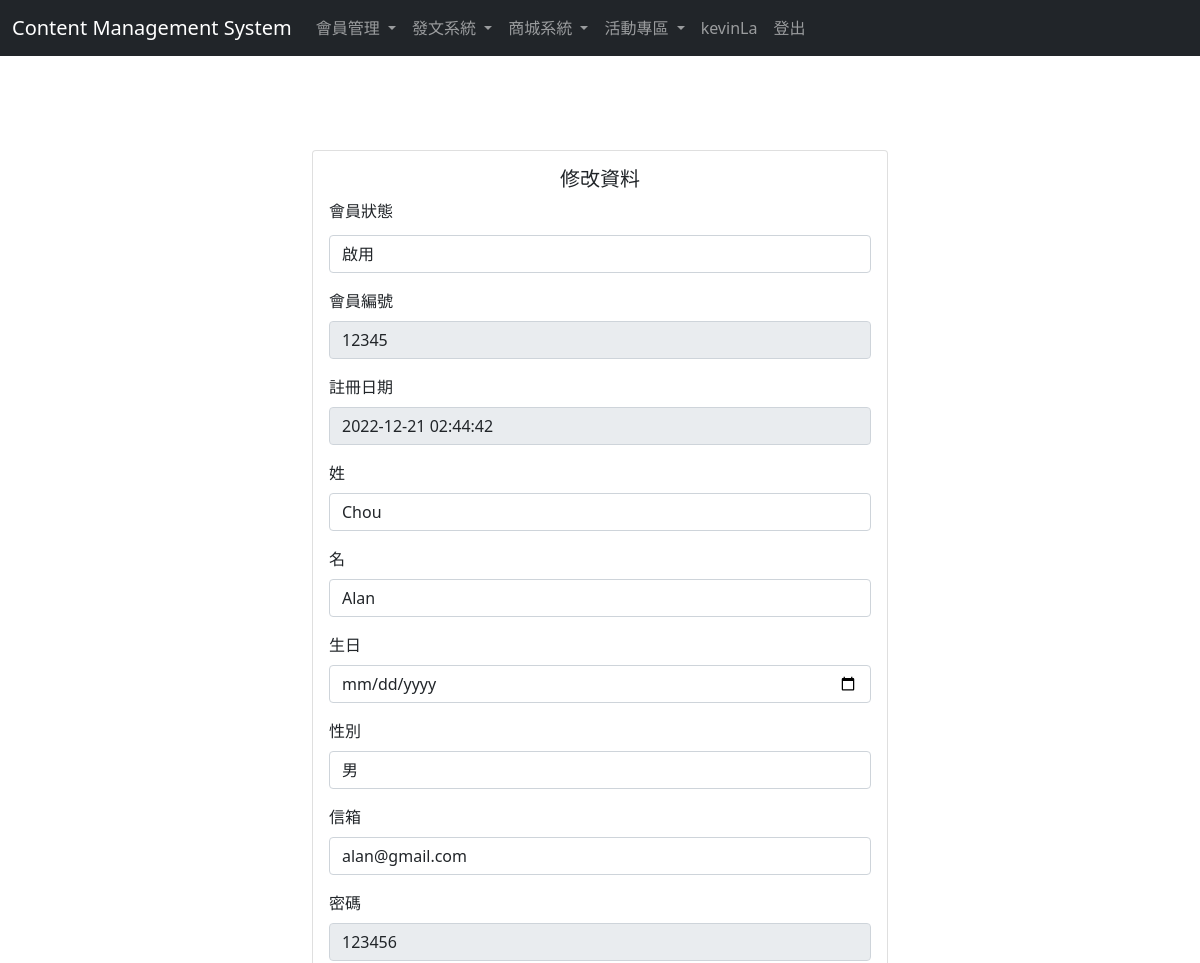
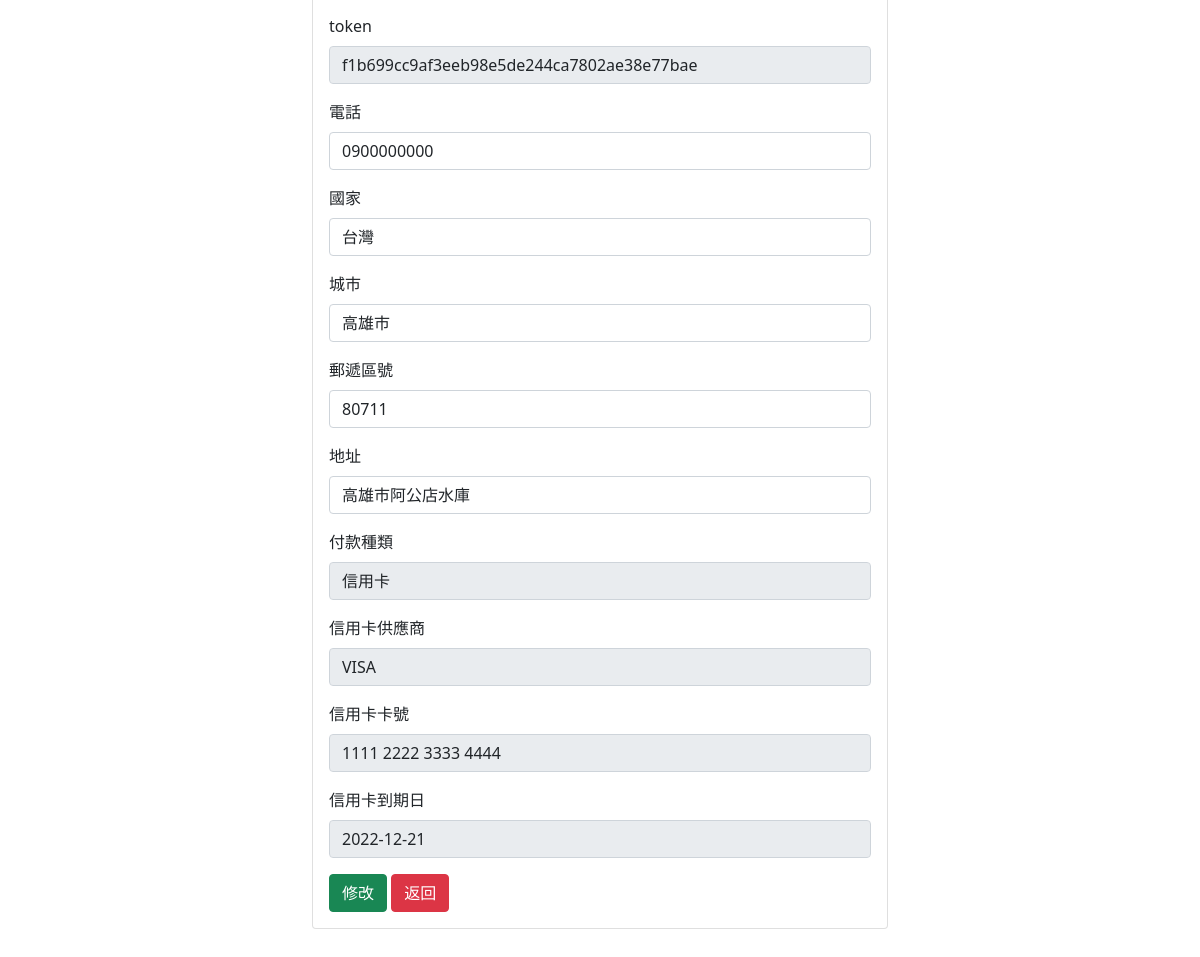
The page /content-management-system/users-page/user-edit.php?id=1 (signed in) on the database its author committed (2 pictures, top to bottom).
### tables this page shows
CREATE TABLE `users_information` (
  `id` int(11) NOT NULL COMMENT '編號',
  `member_id` varchar(25) NOT NULL COMMENT '會員編號',
  `created_at` timestamp NOT NULL DEFAULT current_timestamp() COMMENT '註冊日期',
  `active_status` tinyint(1) NOT NULL COMMENT '狀態',
  `first_name` varchar(25) NOT NULL COMMENT '姓',
  `last_name` varchar(25) NOT NULL COMMENT '名',
  `birthday` date NOT NULL COMMENT '生日',
  `sex` char(1) NOT NULL COMMENT '性別',
  `password` varchar(50) NOT NULL COMMENT '密碼',
  `token` varchar(50) NOT NULL COMMENT '驗證碼',
  `email` varchar(25) NOT NULL COMMENT '信箱',
  `telephone` varchar(25) NOT NULL COMMENT '電話',
  `country` varchar(25) NOT NULL COMMENT '國家',
  `city` varchar(30) NOT NULL COMMENT '城市',
  `postal_code` varchar(10) NOT NULL COMMENT '郵遞區號',
  `address` varchar(50) NOT NULL COMMENT '地址',
  `payment_type` varchar(25) NOT NULL COMMENT '付款種類',
  `provider` varchar(25) NOT NULL COMMENT '供應商',
  `account_no` varchar(25) NOT NULL COMMENT '卡號',
  `expiry` date NOT NULL COMMENT '到期日'
);

### content-management-system/users-page/user-edit.php (the view, shortened to what this page needs)
<?php
require '../parts/connect_db.php';
$id = isset($_GET['id']) ? intval($_GET['id']) : 0;
$sql = "SELECT * FROM users_information WHERE id=$id";
$r = $pdo->query($sql)->fetch();
?>
<?php include '../parts/html-head.php' ?>
<?php include '../parts/navbar.php' ?>
<div class="container w-50" style="margin-top: 150px;margin-bottom:150px;">
    <div class="card">
        <div class="card-body">
            <h5 class="card-title text-center">修改資料</h5>
            <form name="form1" onsubmit="checkForm(event)" novalidate>
                <div class="mb-3">
                    <label for="active_status" class="form-label">會員狀態</label>
                    <select id="active_status" name="active_status" class="form-control">
                        <option value="1">啟用</option>
                    </select>
                </div>
                <div class="mb-3">
                    <label for="member_id" class="form-label">會員編號</label>
                    <input type="text" class="form-control" id="member_id" name="member_id"
                        value="<?= htmlentities($r['member_id']) ?>" readonly>
                </div>
                <div class="mb-3">
                    <label for="created_at" class="form-label">註冊日期</label>
                    <input type="text" class="form-control" id="created_at" name="created_at"
                        value="<?= htmlentities($r['created_at']) ?>" readonly>
                </div>
                <div class="mb-3">
                    <label for="first_name" class="form-label">姓</label>
                    <input type="text" class="form-control" id="first_name" name="first_name"
                        value="<?= htmlentities($r['first_name']) ?>">
                </div>
                <div class="mb-3">
                    <label for="last_name" class="form-label">名</label>
                    <input type="text" class="form-control" id="last_name" name="last_name"
                        value="<?= htmlentities($r['last_name']) ?>">
                </div>
                <div class="mb-3">
                    <label for="birthday" class="form-label">生日</label>
                    <input type="date" class="form-control" id="birthday" name="birthday"
                        value="<?= htmlentities($r['birthday']) ?>">
                </div>
                <div class="mb-3">
                    <label for="sex" class="form-label">性別</label>
                    <select id="sex" name="sex" class="form-control">
                        <option value="m">男</option>
                    </select>
                </div>
                <div class="mb-3">
                    <label for="email" class="form-label">信箱</label>
                    <input type="email" class="form-control" id="email" name="email" value="<?= $r['email'] ?>">
                </div>
                <div class="mb-3">
                    <label for="password" class="form-label">密碼</label>
                    <input type="text" class="form-control" id="password" name="password" value="<?= $r['password'] ?>"
                        readonly>
                </div>
                <div class="mb-3">
                    <label for="token" class="form-label">token</label>
                    <input type="text" class="form-control" id="token" name="token" value="<?= $r['token'] ?>" readonly>
                </div>
                <div class="mb-3">
                    <label for="telephone" class="form-label">電話</label>
                    <input type="number" class="form-control" id="telephone" name="telephone"
                        value="<?= $r['telephone'] ?>" pattern="09\d{2}-?\d{3}-?\d{3}">
                </div>
                <div class="mb-3">
                    <label for="country" class="form-label">國家</label>
                    <input type="text" class="form-control" id="country" name="country" value="<?= $r['country'] ?>">
                </div>
                <div class="mb-3">
                    <label for="city" class="form-label">城市</label>
                    <input type="text" class="form-control" id="city" name="city" value="<?= $r['city'] ?>">
                </div>
                <div class="mb-3">
                    <label for="postal_code" class="form-label">郵遞區號</label>
                    <input type="text" class="form-control" id="postal_code" name="postal_code"
                        value="<?= $r['postal_code'] ?>">
                </div>
                <div class="mb-3">
                    <label for="address" class="form-label">地址</label>
                    <input type="text" class="form-control" id="address" name="address" value="<?= $r['address'] ?>">
                </div>
                <div class="mb-3">
                    <label for="payment_type" class="form-label">付款種類</label>
                    <input type="text" class="form-control" id="payment_type" name="payment_type"
                        value="<?= $r['payment_type'] ?>" readonly>
                </div>
                <div class="mb-3">
                    <label for="provider" class="form-label">信用卡供應商</label>
                    <input type="text" class="form-control" id="provider" name="provider" value="<?= $r['provider'] ?>"
                        readonly>
                </div>
                <div class="mb-3">
                    <label for="account_no" class="form-label">信用卡卡號</label>
                    <input type="text" class="form-control" id="account_no" name="account_no"
                        value="<?= $r['account_no'] ?>" readonly>
                </div>
                <div class="mb-3">
                    <label for="expiry" class="form-label">信用卡到期日</label>
                    <input type="text" class="form-control" id="expiry" name="expiry" value="<?= $r['expiry'] ?>"
                        readonly>
                </div>
                <button type="submit" class="btn btn-success">修改</button>
                <button onclick="window.location='user-list.php'" type="button" class="btn btn-danger">返回</button>
            </form>
        </div>
    </div>
</div>
<?php include '../parts/html-foot.php' ?>

### rows shown on the page
users_information: member_id "12345", created_at "2022-12-21 02:44:42", first_name "Chou", last_name "Alan", email "alan@gmail.com", password "123456", token "f1b699cc9af3eeb98e5de244ca7802ae38e77bae", telephone "0900000000", country "台灣", city "高雄市", postal_code "80711", address "高雄市阿公店水庫", payment_type "信用卡", provider "VISA", account_no "1111 2222 3333 4444", expiry "2022-12-21"

### other values the page prints
$_SESSION['admin']['account_id'] "kevinLa"
